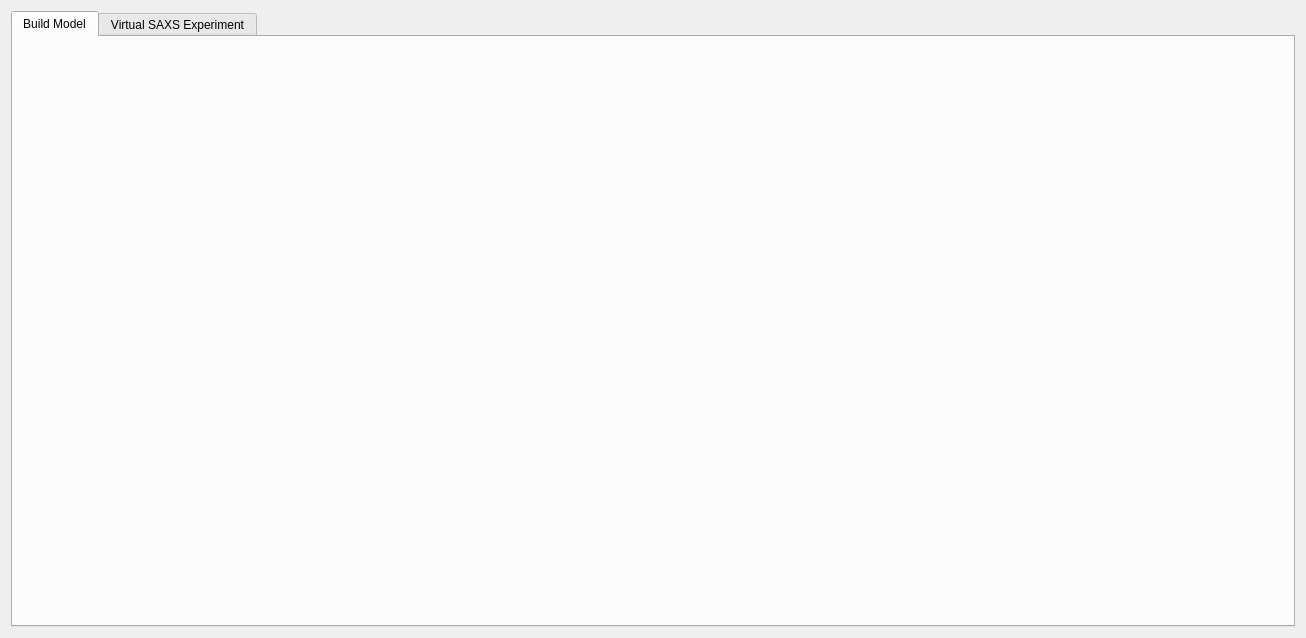
<?xml version="1.0" encoding="UTF-8"?>
<ui version="4.0">
 <class>Shape2SAS</class>
 <widget class="QWidget" name="Shape2SAS">
  <property name="geometry">
   <rect>
    <x>0</x>
    <y>0</y>
    <width>1306</width>
    <height>638</height>
   </rect>
  </property>
  <property name="windowTitle">
   <string>Shape2SAS</string>
  </property>
  <layout class="QGridLayout" name="gridLayout">
   <item row="0" column="0">
    <widget class="QTabWidget" name="tabWidget">
     <property name="minimumSize">
      <size>
       <width>783</width>
       <height>600</height>
      </size>
     </property>
     <property name="currentIndex">
      <number>0</number>
     </property>
     <widget class="QWidget" name="model">
      <attribute name="title">
       <string>Build Model</string>
      </attribute>
     </widget>
     <widget class="QWidget" name="SAXSExperiment">
      <attribute name="title">
       <string>Virtual SAXS Experiment</string>
      </attribute>
      <layout class="QGridLayout" name="gridLayout_2">
       <item row="1" column="0" colspan="2">
        <widget class="QGroupBox" name="group3">
         <property name="sizePolicy">
          <sizepolicy hsizetype="Expanding" vsizetype="Expanding">
           <horstretch>0</horstretch>
           <verstretch>2</verstretch>
          </sizepolicy>
         </property>
         <property name="title">
          <string>Simulation parameters</string>
         </property>
         <layout class="QGridLayout" name="gridLayout_5">
          <item row="0" column="0">
           <layout class="QGridLayout" name="gridLayout_6">
            <item row="0" column="1">
             <spacer name="verticalSpacer_9">
              <property name="sizeHint" stdset="0">
               <size>
                <width>20</width>
                <height>40</height>
               </size>
              </property>
             </spacer>
            </item>
            <item row="4" column="1">
             <spacer name="verticalSpacer_8">
              <property name="sizeHint" stdset="0">
               <size>
                <width>20</width>
                <height>40</height>
               </size>
              </property>
             </spacer>
            </item>
            <item row="2" column="1">
             <spacer name="verticalSpacer_7">
              <property name="sizeHint" stdset="0">
               <size>
                <width>20</width>
                <height>40</height>
               </size>
              </property>
             </spacer>
            </item>
            <item row="5" column="3">
             <layout class="QHBoxLayout" name="horizontalLayout_15" stretch="0,1">
              <property name="topMargin">
               <number>0</number>
              </property>
              <property name="bottomMargin">
               <number>10</number>
              </property>
              <item>
               <widget class="QLabel" name="label_38">
                <property name="sizePolicy">
                 <sizepolicy hsizetype="Preferred" vsizetype="Preferred">
                  <horstretch>0</horstretch>
                  <verstretch>0</verstretch>
                 </sizepolicy>
                </property>
                <property name="text">
                 <string>Model Name</string>
                </property>
               </widget>
              </item>
              <item>
               <widget class="QLineEdit" name="modelName">
                <property name="sizePolicy">
                 <sizepolicy hsizetype="Fixed" vsizetype="Fixed">
                  <horstretch>0</horstretch>
                  <verstretch>0</verstretch>
                 </sizepolicy>
                </property>
                <property name="minimumSize">
                 <size>
                  <width>139</width>
                  <height>22</height>
                 </size>
                </property>
                <property name="maximumSize">
                 <size>
                  <width>139</width>
                  <height>22</height>
                 </size>
                </property>
                <property name="toolTip">
                 <string>&lt;html&gt;&lt;head/&gt;&lt;body&gt;&lt;p&gt;File name to the simulated data send to Data Explorer.&lt;/p&gt;&lt;/body&gt;&lt;/html&gt;</string>
                </property>
                <property name="text">
                 <string>Model_1</string>
                </property>
               </widget>
              </item>
             </layout>
            </item>
            <item row="3" column="1">
             <layout class="QHBoxLayout" name="horizontalLayout_18" stretch="0,0">
              <property name="topMargin">
               <number>0</number>
              </property>
              <property name="bottomMargin">
               <number>10</number>
              </property>
              <item>
               <widget class="QLabel" name="label_33">
                <property name="sizePolicy">
                 <sizepolicy hsizetype="Preferred" vsizetype="Preferred">
                  <horstretch>0</horstretch>
                  <verstretch>0</verstretch>
                 </sizepolicy>
                </property>
                <property name="text">
                 <string>q max</string>
                </property>
               </widget>
              </item>
              <item>
               <widget class="QLineEdit" name="qMax">
                <property name="sizePolicy">
                 <sizepolicy hsizetype="Fixed" vsizetype="Fixed">
                  <horstretch>0</horstretch>
                  <verstretch>0</verstretch>
                 </sizepolicy>
                </property>
                <property name="minimumSize">
                 <size>
                  <width>139</width>
                  <height>22</height>
                 </size>
                </property>
                <property name="maximumSize">
                 <size>
                  <width>139</width>
                  <height>22</height>
                 </size>
                </property>
                <property name="toolTip">
                 <string>&lt;html&gt;&lt;head/&gt;&lt;body&gt;&lt;p&gt;Last q-value over the simulated q-range&lt;/p&gt;&lt;/body&gt;&lt;/html&gt;</string>
                </property>
                <property name="text">
                 <string>0.5</string>
                </property>
               </widget>
              </item>
             </layout>
            </item>
            <item row="1" column="1">
             <layout class="QHBoxLayout" name="horizontalLayout_17" stretch="0,0">
              <property name="topMargin">
               <number>0</number>
              </property>
              <property name="bottomMargin">
               <number>10</number>
              </property>
              <item>
               <widget class="QLabel" name="label_32">
                <property name="sizePolicy">
                 <sizepolicy hsizetype="Preferred" vsizetype="Preferred">
                  <horstretch>0</horstretch>
                  <verstretch>0</verstretch>
                 </sizepolicy>
                </property>
                <property name="text">
                 <string>q min</string>
                </property>
               </widget>
              </item>
              <item>
               <widget class="QLineEdit" name="qMin">
                <property name="sizePolicy">
                 <sizepolicy hsizetype="Fixed" vsizetype="Fixed">
                  <horstretch>0</horstretch>
                  <verstretch>0</verstretch>
                 </sizepolicy>
                </property>
                <property name="minimumSize">
                 <size>
                  <width>139</width>
                  <height>22</height>
                 </size>
                </property>
                <property name="maximumSize">
                 <size>
                  <width>139</width>
                  <height>22</height>
                 </size>
                </property>
                <property name="toolTip">
                 <string>&lt;html&gt;&lt;head/&gt;&lt;body&gt;&lt;p&gt;Start q-value over the simulated q-range&lt;/p&gt;&lt;/body&gt;&lt;/html&gt;</string>
                </property>
                <property name="text">
                 <string>0.001</string>
                </property>
               </widget>
              </item>
             </layout>
            </item>
            <item row="5" column="1">
             <layout class="QHBoxLayout" name="horizontalLayout_19" stretch="0,1">
              <property name="topMargin">
               <number>0</number>
              </property>
              <property name="bottomMargin">
               <number>10</number>
              </property>
              <item>
               <widget class="QLabel" name="label_34">
                <property name="sizePolicy">
                 <sizepolicy hsizetype="Preferred" vsizetype="Preferred">
                  <horstretch>0</horstretch>
                  <verstretch>0</verstretch>
                 </sizepolicy>
                </property>
                <property name="text">
                 <string>Number of points in q</string>
                </property>
               </widget>
              </item>
              <item>
               <widget class="QLineEdit" name="Nq">
                <property name="sizePolicy">
                 <sizepolicy hsizetype="Fixed" vsizetype="Fixed">
                  <horstretch>0</horstretch>
                  <verstretch>0</verstretch>
                 </sizepolicy>
                </property>
                <property name="minimumSize">
                 <size>
                  <width>139</width>
                  <height>22</height>
                 </size>
                </property>
                <property name="maximumSize">
                 <size>
                  <width>139</width>
                  <height>22</height>
                 </size>
                </property>
                <property name="toolTip">
                 <string>&lt;html&gt;&lt;head/&gt;&lt;body&gt;&lt;p&gt;Number of q-values over the q-range from q min to q max&lt;/p&gt;&lt;/body&gt;&lt;/html&gt;</string>
                </property>
                <property name="text">
                 <string>400</string>
                </property>
               </widget>
              </item>
             </layout>
            </item>
            <item row="1" column="3">
             <layout class="QHBoxLayout" name="horizontalLayout_16" stretch="0,1">
              <property name="topMargin">
               <number>0</number>
              </property>
              <property name="bottomMargin">
               <number>10</number>
              </property>
              <item>
               <widget class="QLabel" name="label_35">
                <property name="sizePolicy">
                 <sizepolicy hsizetype="Preferred" vsizetype="Preferred">
                  <horstretch>0</horstretch>
                  <verstretch>0</verstretch>
                 </sizepolicy>
                </property>
                <property name="text">
                 <string>Number of points in p(r)</string>
                </property>
               </widget>
              </item>
              <item>
               <widget class="QLineEdit" name="Npr">
                <property name="sizePolicy">
                 <sizepolicy hsizetype="Fixed" vsizetype="Fixed">
                  <horstretch>0</horstretch>
                  <verstretch>0</verstretch>
                 </sizepolicy>
                </property>
                <property name="minimumSize">
                 <size>
                  <width>139</width>
                  <height>22</height>
                 </size>
                </property>
                <property name="maximumSize">
                 <size>
                  <width>139</width>
                  <height>22</height>
                 </size>
                </property>
                <property name="toolTip">
                 <string>&lt;html&gt;&lt;head/&gt;&lt;body&gt;&lt;p&gt;Number of points in the pair distance distribution.&lt;/p&gt;&lt;/body&gt;&lt;/html&gt;</string>
                </property>
                <property name="text">
                 <string>100</string>
                </property>
               </widget>
              </item>
             </layout>
            </item>
            <item row="3" column="3">
             <layout class="QHBoxLayout" name="horizontalLayout_13" stretch="2,1">
              <property name="topMargin">
               <number>0</number>
              </property>
              <property name="bottomMargin">
               <number>10</number>
              </property>
              <item>
               <widget class="QLabel" name="label_36">
                <property name="sizePolicy">
                 <sizepolicy hsizetype="Preferred" vsizetype="Preferred">
                  <horstretch>0</horstretch>
                  <verstretch>0</verstretch>
                 </sizepolicy>
                </property>
                <property name="text">
                 <string>Number of simulated points</string>
                </property>
               </widget>
              </item>
              <item>
               <widget class="QLineEdit" name="NSimPoints">
                <property name="sizePolicy">
                 <sizepolicy hsizetype="Fixed" vsizetype="Fixed">
                  <horstretch>0</horstretch>
                  <verstretch>0</verstretch>
                 </sizepolicy>
                </property>
                <property name="minimumSize">
                 <size>
                  <width>139</width>
                  <height>22</height>
                 </size>
                </property>
                <property name="maximumSize">
                 <size>
                  <width>139</width>
                  <height>22</height>
                 </size>
                </property>
                <property name="toolTip">
                 <string>&lt;html&gt;&lt;head/&gt;&lt;body&gt;&lt;p&gt;Number of points in the model used to calculate the scattering profile.&lt;/p&gt;&lt;/body&gt;&lt;/html&gt;</string>
                </property>
                <property name="text">
                 <string>3000</string>
                </property>
               </widget>
              </item>
             </layout>
            </item>
            <item row="1" column="4">
             <spacer name="horizontalSpacer_7">
              <property name="sizeHint" stdset="0">
               <size>
                <width>40</width>
                <height>20</height>
               </size>
              </property>
             </spacer>
            </item>
            <item row="1" column="0">
             <spacer name="horizontalSpacer">
              <property name="sizeHint" stdset="0">
               <size>
                <width>40</width>
                <height>20</height>
               </size>
              </property>
             </spacer>
            </item>
            <item row="1" column="2">
             <spacer name="horizontalSpacer_5">
              <property name="sizeHint" stdset="0">
               <size>
                <width>40</width>
                <height>20</height>
               </size>
              </property>
             </spacer>
            </item>
            <item row="6" column="1">
             <spacer name="verticalSpacer_10">
              <property name="sizeHint" stdset="0">
               <size>
                <width>20</width>
                <height>40</height>
               </size>
              </property>
             </spacer>
            </item>
           </layout>
          </item>
         </layout>
        </widget>
       </item>
       <item row="0" column="0">
        <widget class="QGroupBox" name="group1">
         <property name="sizePolicy">
          <sizepolicy hsizetype="Expanding" vsizetype="Expanding">
           <horstretch>5</horstretch>
           <verstretch>5</verstretch>
          </sizepolicy>
         </property>
         <property name="title">
          <string>Scattering parameters</string>
         </property>
         <layout class="QGridLayout" name="gridLayout_3">
          <item row="0" column="0">
           <layout class="QGridLayout" name="gridLayout_4">
            <item row="11" column="1">
             <spacer name="verticalSpacer">
              <property name="sizeHint" stdset="0">
               <size>
                <width>20</width>
                <height>20</height>
               </size>
              </property>
             </spacer>
            </item>
            <item row="0" column="0">
             <spacer name="horizontalSpacer_11">
              <property name="sizeHint" stdset="0">
               <size>
                <width>13</width>
                <height>17</height>
               </size>
              </property>
             </spacer>
            </item>
            <item row="1" column="1">
             <layout class="QHBoxLayout" name="horizontalLayout" stretch="2,1">
              <property name="spacing">
               <number>0</number>
              </property>
              <property name="topMargin">
               <number>0</number>
              </property>
              <property name="bottomMargin">
               <number>0</number>
              </property>
              <item>
               <widget class="QLabel" name="label_7">
                <property name="sizePolicy">
                 <sizepolicy hsizetype="Preferred" vsizetype="Preferred">
                  <horstretch>0</horstretch>
                  <verstretch>0</verstretch>
                 </sizepolicy>
                </property>
                <property name="text">
                 <string>Structure factor</string>
                </property>
               </widget>
              </item>
              <item>
               <widget class="QComboBox" name="structureFactor">
                <property name="sizePolicy">
                 <sizepolicy hsizetype="Fixed" vsizetype="Fixed">
                  <horstretch>0</horstretch>
                  <verstretch>0</verstretch>
                 </sizepolicy>
                </property>
                <property name="minimumSize">
                 <size>
                  <width>139</width>
                  <height>22</height>
                 </size>
                </property>
                <property name="maximumSize">
                 <size>
                  <width>139</width>
                  <height>22</height>
                 </size>
                </property>
                <property name="toolTip">
                 <string>&lt;html&gt;&lt;head/&gt;&lt;body&gt;&lt;p&gt;Select a structure factor (default: None).&lt;/p&gt;&lt;p&gt;Hard sphere: hard sphere structure factor, repulsion in concentrated sample&lt;br/&gt;&lt;/p&gt;&lt;p&gt;Aggregate: aggregate structure factor, 2-dimensional fractal aggregate.&lt;/p&gt;&lt;/body&gt;&lt;/html&gt;</string>
                </property>
                <item>
                 <property name="text">
                  <string>None</string>
                 </property>
                </item>
                <item>
                 <property name="text">
                  <string>Hard Sphere</string>
                 </property>
                </item>
                <item>
                 <property name="text">
                  <string>Aggregation</string>
                 </property>
                </item>
               </widget>
              </item>
             </layout>
            </item>
            <item row="0" column="1">
             <spacer name="verticalSpacer_2">
              <property name="sizeHint" stdset="0">
               <size>
                <width>20</width>
                <height>20</height>
               </size>
              </property>
             </spacer>
            </item>
            <item row="7" column="1">
             <spacer name="verticalSpacer_5">
              <property name="sizeHint" stdset="0">
               <size>
                <width>266</width>
                <height>13</height>
               </size>
              </property>
             </spacer>
            </item>
            <item row="8" column="1">
             <layout class="QHBoxLayout" name="horizontalLayout_4" stretch="2,1,0">
              <property name="topMargin">
               <number>10</number>
              </property>
              <property name="bottomMargin">
               <number>10</number>
              </property>
              <item>
               <widget class="QLabel" name="label_10">
                <property name="text">
                 <string>Volumen fraction</string>
                </property>
               </widget>
              </item>
              <item>
               <widget class="QLineEdit" name="volumeFraction">
                <property name="sizePolicy">
                 <sizepolicy hsizetype="Fixed" vsizetype="Fixed">
                  <horstretch>0</horstretch>
                  <verstretch>0</verstretch>
                 </sizepolicy>
                </property>
                <property name="minimumSize">
                 <size>
                  <width>139</width>
                  <height>22</height>
                 </size>
                </property>
                <property name="maximumSize">
                 <size>
                  <width>139</width>
                  <height>22</height>
                 </size>
                </property>
                <property name="toolTip">
                 <string>Volumen fraction (concentration)</string>
                </property>
                <property name="text">
                 <string>0.02</string>
                </property>
               </widget>
              </item>
              <item>
               <spacer name="horizontalSpacer_8">
                <property name="sizeHint" stdset="0">
                 <size>
                  <width>0</width>
                  <height>20</height>
                 </size>
                </property>
               </spacer>
              </item>
             </layout>
            </item>
            <item row="0" column="2">
             <spacer name="horizontalSpacer_12">
              <property name="sizeHint" stdset="0">
               <size>
                <width>13</width>
                <height>17</height>
               </size>
              </property>
             </spacer>
            </item>
            <item row="10" column="1">
             <layout class="QHBoxLayout" name="horizontalLayout_5" stretch="2,1,0">
              <property name="topMargin">
               <number>10</number>
              </property>
              <property name="bottomMargin">
               <number>10</number>
              </property>
              <item>
               <widget class="QLabel" name="label_9">
                <property name="text">
                 <string>Relative exposure time</string>
                </property>
               </widget>
              </item>
              <item>
               <widget class="QLineEdit" name="exposureTime">
                <property name="sizePolicy">
                 <sizepolicy hsizetype="Fixed" vsizetype="Fixed">
                  <horstretch>0</horstretch>
                  <verstretch>0</verstretch>
                 </sizepolicy>
                </property>
                <property name="minimumSize">
                 <size>
                  <width>139</width>
                  <height>22</height>
                 </size>
                </property>
                <property name="maximumSize">
                 <size>
                  <width>139</width>
                  <height>22</height>
                 </size>
                </property>
                <property name="toolTip">
                 <string>&lt;html&gt;&lt;head/&gt;&lt;body&gt;&lt;p&gt;The exposure time is normalised out in the simulated intensity, but it will affect the noise level of data.&lt;/p&gt;&lt;p&gt;Typical values when using default model parameters: synchrotron SAXS: 100-500, home-source SAXS: 10-50.&lt;/p&gt;&lt;/body&gt;&lt;/html&gt;</string>
                </property>
                <property name="text">
                 <string>500</string>
                </property>
               </widget>
              </item>
              <item>
               <spacer name="horizontalSpacer_10">
                <property name="sizeHint" stdset="0">
                 <size>
                  <width>0</width>
                  <height>20</height>
                 </size>
                </property>
               </spacer>
              </item>
             </layout>
            </item>
            <item row="3" column="1">
             <spacer name="verticalSpacer_3">
              <property name="sizeHint" stdset="0">
               <size>
                <width>266</width>
                <height>13</height>
               </size>
              </property>
             </spacer>
            </item>
            <item row="4" column="1">
             <layout class="QHBoxLayout" name="horizontalLayout_2" stretch="2,1,0">
              <property name="spacing">
               <number>0</number>
              </property>
              <property name="leftMargin">
               <number>0</number>
              </property>
              <property name="topMargin">
               <number>10</number>
              </property>
              <property name="bottomMargin">
               <number>10</number>
              </property>
              <item>
               <widget class="QLabel" name="label_12">
                <property name="sizePolicy">
                 <sizepolicy hsizetype="Preferred" vsizetype="Preferred">
                  <horstretch>0</horstretch>
                  <verstretch>0</verstretch>
                 </sizepolicy>
                </property>
                <property name="text">
                 <string>Interface roughness</string>
                </property>
               </widget>
              </item>
              <item>
               <widget class="QLineEdit" name="interfaceRoughness">
                <property name="sizePolicy">
                 <sizepolicy hsizetype="Fixed" vsizetype="Fixed">
                  <horstretch>0</horstretch>
                  <verstretch>0</verstretch>
                 </sizepolicy>
                </property>
                <property name="minimumSize">
                 <size>
                  <width>139</width>
                  <height>22</height>
                 </size>
                </property>
                <property name="maximumSize">
                 <size>
                  <width>139</width>
                  <height>22</height>
                 </size>
                </property>
                <property name="toolTip">
                 <string>Interface roughness for non-sharp edges between subunits. Min: 0.0 (no roughness), max: 15.0</string>
                </property>
                <property name="text">
                 <string>0.0</string>
                </property>
               </widget>
              </item>
              <item>
               <spacer name="horizontalSpacer_4">
                <property name="sizeHint" stdset="0">
                 <size>
                  <width>0</width>
                  <height>20</height>
                 </size>
                </property>
               </spacer>
              </item>
             </layout>
            </item>
            <item row="6" column="1">
             <layout class="QHBoxLayout" name="horizontalLayout_3" stretch="2,1,0">
              <property name="topMargin">
               <number>10</number>
              </property>
              <property name="bottomMargin">
               <number>10</number>
              </property>
              <item>
               <widget class="QLabel" name="label_14">
                <property name="sizePolicy">
                 <sizepolicy hsizetype="Preferred" vsizetype="Preferred">
                  <horstretch>0</horstretch>
                  <verstretch>0</verstretch>
                 </sizepolicy>
                </property>
                <property name="text">
                 <string>Relative polydispersity</string>
                </property>
               </widget>
              </item>
              <item>
               <widget class="QLineEdit" name="polydispersity">
                <property name="sizePolicy">
                 <sizepolicy hsizetype="Fixed" vsizetype="Fixed">
                  <horstretch>0</horstretch>
                  <verstretch>0</verstretch>
                 </sizepolicy>
                </property>
                <property name="minimumSize">
                 <size>
                  <width>139</width>
                  <height>22</height>
                 </size>
                </property>
                <property name="maximumSize">
                 <size>
                  <width>139</width>
                  <height>22</height>
                 </size>
                </property>
                <property name="toolTip">
                 <string>Relative polydispersity. Min: 0.0 (monodisperse), max: 0.3</string>
                </property>
                <property name="text">
                 <string>0.0</string>
                </property>
               </widget>
              </item>
              <item>
               <spacer name="horizontalSpacer_6">
                <property name="sizeHint" stdset="0">
                 <size>
                  <width>0</width>
                  <height>20</height>
                 </size>
                </property>
               </spacer>
              </item>
             </layout>
            </item>
            <item row="2" column="1">
             <widget class="QStackedWidget" name="stackedWidget">
              <property name="minimumSize">
               <size>
                <width>0</width>
                <height>100</height>
               </size>
              </property>
              <property name="maximumSize">
               <size>
                <width>160000</width>
                <height>100</height>
               </size>
              </property>
              <property name="frameShape">
               <enum>QFrame::NoFrame</enum>
              </property>
              <property name="lineWidth">
               <number>1</number>
              </property>
              <property name="currentIndex">
               <number>0</number>
              </property>
              <widget class="QWidget" name="page"/>
              <widget class="QWidget" name="page_3">
               <widget class="QWidget" name="horizontalLayoutWidget_6">
                <property name="geometry">
                 <rect>
                  <x>0</x>
                  <y>10</y>
                  <width>269</width>
                  <height>33</height>
                 </rect>
                </property>
                <layout class="QHBoxLayout" name="horizontalLayout_6" stretch="2,0,0">
                 <property name="spacing">
                  <number>0</number>
                 </property>
                 <property name="topMargin">
                  <number>0</number>
                 </property>
                 <property name="bottomMargin">
                  <number>0</number>
                 </property>
                 <item>
                  <widget class="QLabel" name="label_1">
                   <property name="sizePolicy">
                    <sizepolicy hsizetype="Preferred" vsizetype="Preferred">
                     <horstretch>0</horstretch>
                     <verstretch>0</verstretch>
                    </sizepolicy>
                   </property>
                   <property name="text">
                    <string>Hard sphere radius</string>
                   </property>
                  </widget>
                 </item>
                 <item>
                  <widget class="QLineEdit" name="hardSphereRadius">
                   <property name="sizePolicy">
                    <sizepolicy hsizetype="Fixed" vsizetype="Fixed">
                     <horstretch>0</horstretch>
                     <verstretch>0</verstretch>
                    </sizepolicy>
                   </property>
                   <property name="minimumSize">
                    <size>
                     <width>139</width>
                     <height>22</height>
                    </size>
                   </property>
                   <property name="maximumSize">
                    <size>
                     <width>139</width>
                     <height>22</height>
                    </size>
                   </property>
                   <property name="toolTip">
                    <string>&lt;html&gt;&lt;head/&gt;&lt;body&gt;&lt;p&gt;Hard sphere interaction radius&lt;/p&gt;&lt;/body&gt;&lt;/html&gt;</string>
                   </property>
                   <property name="text">
                    <string>50.0</string>
                   </property>
                  </widget>
                 </item>
                 <item>
                  <spacer name="horizontalSpacer_3">
                   <property name="sizeHint" stdset="0">
                    <size>
                     <width>0</width>
                     <height>20</height>
                    </size>
                   </property>
                  </spacer>
                 </item>
                </layout>
               </widget>
              </widget>
              <widget class="QWidget" name="page_4">
               <widget class="QWidget" name="horizontalLayoutWidget_9">
                <property name="geometry">
                 <rect>
                  <x>0</x>
                  <y>0</y>
                  <width>269</width>
                  <height>33</height>
                 </rect>
                </property>
                <layout class="QHBoxLayout" name="horizontalLayout_10" stretch="0,0">
                 <property name="spacing">
                  <number>0</number>
                 </property>
                 <property name="topMargin">
                  <number>0</number>
                 </property>
                 <property name="bottomMargin">
                  <number>0</number>
                 </property>
                 <item>
                  <widget class="QLabel" name="label_5">
                   <property name="sizePolicy">
                    <sizepolicy hsizetype="Preferred" vsizetype="Preferred">
                     <horstretch>0</horstretch>
                     <verstretch>0</verstretch>
                    </sizepolicy>
                   </property>
                   <property name="text">
                    <string>Effective radius</string>
                   </property>
                  </widget>
                 </item>
                 <item>
                  <widget class="QLineEdit" name="EffctiveRadius">
                   <property name="sizePolicy">
                    <sizepolicy hsizetype="Fixed" vsizetype="Fixed">
                     <horstretch>0</horstretch>
                     <verstretch>0</verstretch>
                    </sizepolicy>
                   </property>
                   <property name="minimumSize">
                    <size>
                     <width>139</width>
                     <height>22</height>
                    </size>
                   </property>
                   <property name="maximumSize">
                    <size>
                     <width>139</width>
                     <height>22</height>
                    </size>
                   </property>
                   <property name="toolTip">
                    <string>&lt;html&gt;&lt;head/&gt;&lt;body&gt;&lt;p&gt;Effective radius of each particle in aggregate.&lt;/p&gt;&lt;/body&gt;&lt;/html&gt;</string>
                   </property>
                   <property name="text">
                    <string>50.0</string>
                   </property>
                  </widget>
                 </item>
                </layout>
               </widget>
               <widget class="QWidget" name="horizontalLayoutWidget_10">
                <property name="geometry">
                 <rect>
                  <x>0</x>
                  <y>30</y>
                  <width>269</width>
                  <height>33</height>
                 </rect>
                </property>
                <layout class="QHBoxLayout" name="horizontalLayout_11" stretch="0,0">
                 <property name="spacing">
                  <number>0</number>
                 </property>
                 <property name="topMargin">
                  <number>0</number>
                 </property>
                 <property name="bottomMargin">
                  <number>0</number>
                 </property>
                 <item>
                  <widget class="QLabel" name="label_8">
                   <property name="sizePolicy">
                    <sizepolicy hsizetype="Preferred" vsizetype="Preferred">
                     <horstretch>0</horstretch>
                     <verstretch>0</verstretch>
                    </sizepolicy>
                   </property>
                   <property name="text">
                    <string>Particles per aggregate</string>
                   </property>
                  </widget>
                 </item>
                 <item>
                  <widget class="QLineEdit" name="particlePerAggregate">
                   <property name="sizePolicy">
                    <sizepolicy hsizetype="Fixed" vsizetype="Fixed">
                     <horstretch>0</horstretch>
                     <verstretch>0</verstretch>
                    </sizepolicy>
                   </property>
                   <property name="minimumSize">
                    <size>
                     <width>139</width>
                     <height>22</height>
                    </size>
                   </property>
                   <property name="maximumSize">
                    <size>
                     <width>139</width>
                     <height>22</height>
                    </size>
                   </property>
                   <property name="toolTip">
                    <string>&lt;html&gt;&lt;head/&gt;&lt;body&gt;&lt;p&gt;Number of particles per aggregate.&lt;/p&gt;&lt;/body&gt;&lt;/html&gt;</string>
                   </property>
                   <property name="text">
                    <string>80.0</string>
                   </property>
                  </widget>
                 </item>
                </layout>
               </widget>
               <widget class="QWidget" name="horizontalLayoutWidget_8">
                <property name="geometry">
                 <rect>
                  <x>0</x>
                  <y>60</y>
                  <width>269</width>
                  <height>33</height>
                 </rect>
                </property>
                <layout class="QHBoxLayout" name="horizontalLayout_8" stretch="0,0">
                 <property name="spacing">
                  <number>0</number>
                 </property>
                 <property name="topMargin">
                  <number>0</number>
                 </property>
                 <property name="bottomMargin">
                  <number>0</number>
                 </property>
                 <item>
                  <widget class="QLabel" name="label_3">
                   <property name="sizePolicy">
                    <sizepolicy hsizetype="Preferred" vsizetype="Preferred">
                     <horstretch>0</horstretch>
                     <verstretch>0</verstretch>
                    </sizepolicy>
                   </property>
                   <property name="text">
                    <string>Fraction of aggregate</string>
                   </property>
                  </widget>
                 </item>
                 <item>
                  <widget class="QLineEdit" name="aggregateFrac">
                   <property name="sizePolicy">
                    <sizepolicy hsizetype="Fixed" vsizetype="Fixed">
                     <horstretch>0</horstretch>
                     <verstretch>0</verstretch>
                    </sizepolicy>
                   </property>
                   <property name="minimumSize">
                    <size>
                     <width>139</width>
                     <height>22</height>
                    </size>
                   </property>
                   <property name="maximumSize">
                    <size>
                     <width>139</width>
                     <height>22</height>
                    </size>
                   </property>
                   <property name="toolTip">
                    <string>&lt;html&gt;&lt;head/&gt;&lt;body&gt;&lt;p&gt;Fraction of particles that are in aggregated form.&lt;/p&gt;&lt;/body&gt;&lt;/html&gt;</string>
                   </property>
                   <property name="text">
                    <string>0.1</string>
                   </property>
                  </widget>
                 </item>
                </layout>
               </widget>
              </widget>
             </widget>
            </item>
            <item row="9" column="1">
             <spacer name="verticalSpacer_6">
              <property name="sizeHint" stdset="0">
               <size>
                <width>266</width>
                <height>13</height>
               </size>
              </property>
             </spacer>
            </item>
            <item row="5" column="1">
             <spacer name="verticalSpacer_4">
              <property name="sizeHint" stdset="0">
               <size>
                <width>266</width>
                <height>13</height>
               </size>
              </property>
             </spacer>
            </item>
           </layout>
          </item>
         </layout>
        </widget>
       </item>
       <item row="0" column="1">
        <widget class="QGroupBox" name="group2">
         <property name="sizePolicy">
          <sizepolicy hsizetype="Expanding" vsizetype="Expanding">
           <horstretch>7</horstretch>
           <verstretch>5</verstretch>
          </sizepolicy>
         </property>
         <property name="title">
          <string>Scattering plot</string>
         </property>
        </widget>
       </item>
      </layout>
     </widget>
    </widget>
   </item>
  </layout>
 </widget>
 <resources/>
 <connections/>
</ui>
